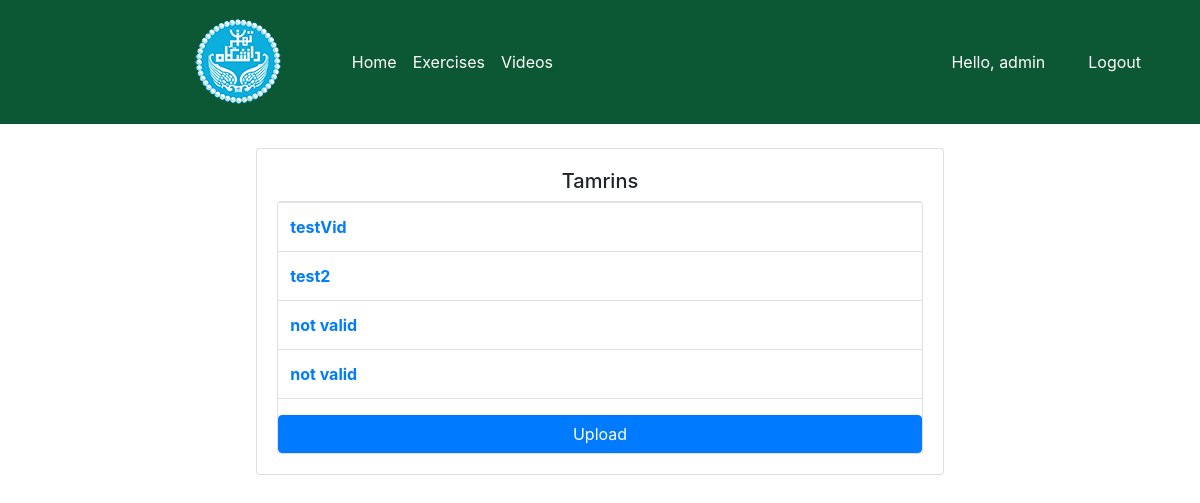
/menu_ostad/videos/ (signed in), run on an earlier commit of the app's database.
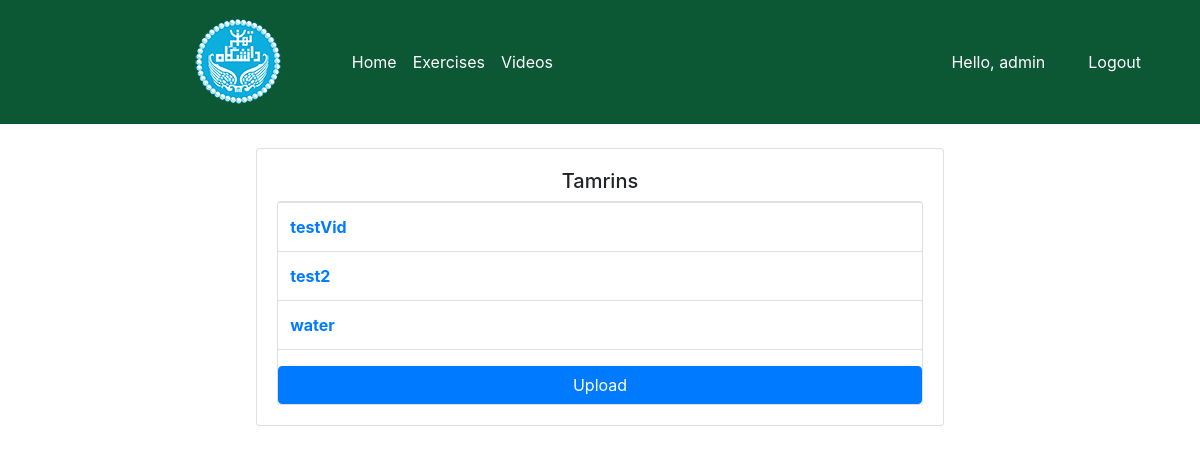
And on a later commit of the database.
### users/models.py (models this page shows, shortened)
class Vids(models.Model):
    caption = models.CharField(max_length=300)
    video = models.FileField(upload_to='videos')
    upload_time = models.DateTimeField(auto_now_add=True)

### users/views.py (the view)
# urls.py: path('menu_ostad/videos/', VideoOstad.as_view(), name='video_ostad'),
class VideoOstad(View):
    @method_decorator(login_required(login_url='login'))
    @method_decorator(allowed_users(allowed_roles=['ostad']))
    def get(self, request):
        video = Vids.objects.all()
        return render(request, 'users/video_ostad.html', {'videos': video})

### users/decorator.py (called while the page is built)
def allowed_users(allowed_roles=[]):
    def decorator(view_func):
        def wrapper_func(request, *args, **kwargs):
            group = None
            if request.user.groups.exists():
                group = request.user.groups.all()[0].name
            if group in allowed_roles:
                return view_func(request, *args, **kwargs)
            else:
                return HttpResponse(group)
        return wrapper_func
    return decorator

### users/templates/users/video_ostad.html
{% extends 'users/base.html' %}
{% load static %}
{% block content %}
<br>
<div class="row">
    <div class="col-md-7" style="margin-left:auto;margin-right:auto;">
        <div class="card card-body">
            <h5 class="text-center">Tamrins</h5>
            <div class = card card-body>
                <table class="table">
                    {% for video in videos %}
                        <tr>
                            <th><a href="{% url 'video_detail_ostad' video.id %}">{{video.caption}}</a></th>
                        </tr>
                    {% endfor %}
                </table>
                <a href="{% url 'create_video' %}" class="btn btn-primary btn-block"> Upload </a>
            </div>
        </div>
    </div>
</div>
{% endblock %}

What changed in the data, as far as the page shows it:
removed Vids: caption "not valid"
removed Vids: caption "not valid"
added Vids: caption "water"
